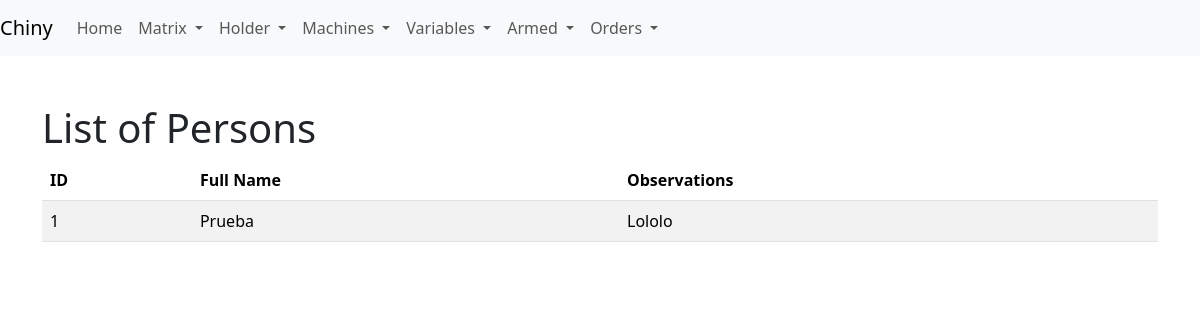
Before: /list_persons with the older database file.
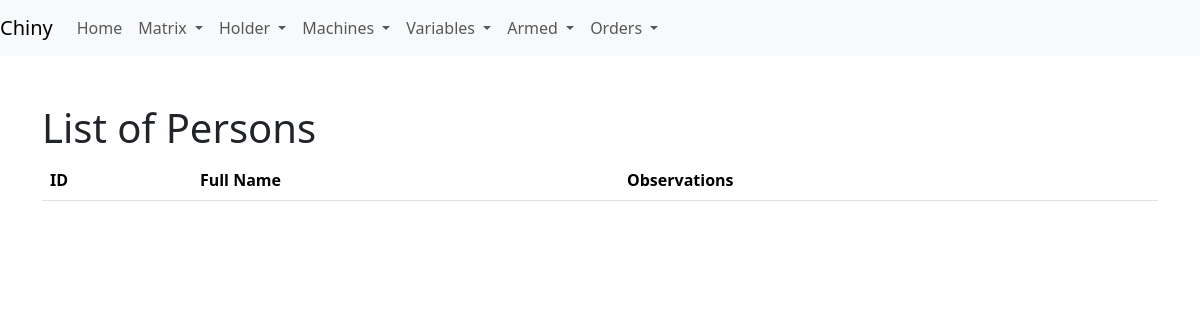
After: the same page with the newer database file.
### app/models.py (models this page shows)
class Person(db.Model):
    __tablename__ = 'person'
    id = db.Column(db.Integer, primary_key=True)
    fullname = db.Column(db.String(120), nullable=False)
    observ = db.Column(db.String(250))

### app/routes.py (the view)
@app.route('/list_persons')
def list_persons():
    persons = Person.query.all()
    return render_template('list_persons.html', persons=persons)

### app/templates/list_persons.html (shortened to what this page needs)
<!DOCTYPE html>
<html lang="en">
<head>
    <link rel="stylesheet" href="{{ url_for('static', filename='css/bootstrap.min.css') }}">
</head>
<body>
    {% include 'navbar.html' %}
    <div class="container mt-5">
        <h1>List of Persons</h1>
        <table class="table table-striped">
            <thead>
                <tr>
                    <th>ID</th>
                    <th>Full Name</th>
                    <th>Observations</th>
                </tr>
            </thead>
            <tbody>
                {% for person in persons %}
                <tr>
                    <td>{{ person.id }}</td>
                    <td>{{ person.fullname }}</td>
                    <td>{{ person.observ }}</td>
                </tr>
                {% endfor %}
            </tbody>
        </table>
    </div>
</body>
</html>

### app/templates/navbar.html (shortened to what this page needs)
<nav class="navbar navbar-expand-lg navbar-light bg-light">
    <a class="navbar-brand" href="#">Chiny</a>
    <div class="collapse navbar-collapse" id="navbarNav">
        <ul class="navbar-nav">
            <li class="nav-item">
                <a class="nav-link" href="{{ url_for('index') }}">Home</a>
            </li>
            <li class="nav-item dropdown">
                <a class="nav-link dropdown-toggle" href="#" id="navbarMatrixDropdown" role="button" data-bs-toggle="dropdown" aria-expanded="false">
                    Matrix
                </a>
            </li>
            <li class="nav-item dropdown">
                <a class="nav-link dropdown-toggle" href="#" id="navbarHolderDropdown" role="button" data-bs-toggle="dropdown" aria-expanded="false">
                    Holder
                </a>
            </li>
	    <li class="nav-item dropdown">
		<a class="nav-link dropdown-toggle" href="#" id="navbarMachineDropdown" role="button" data-bs-toggle="dropdown" aria-expanded="false">
        		Machines
   		 </a>
	   </li>
            <li class="nav-item dropdown">
                <a class="nav-link dropdown-toggle" href="#" id="navbarVariablesDropdown" role="button" data-bs-toggle="dropdown" aria-expanded="false">
                    Variables
                </a>
            </li>
	    <li class="nav-item dropdown">
		    <a class="nav-link dropdown-toggle" href="#" id="navbarArmedDropdown" role="button" data-bs-toggle="dropdown" aria-expanded="false">
			    Armed
		    </a>
	    </li>
	    <li class="nav-item dropdown">
		<a class="nav-link dropdown-toggle" href="#" id="navbarOrderDropdown" role="button" data-bs-toggle="dropdown" aria-expanded="false">
        		Orders
   		</a>
	     </li>
        </ul>
    </div>
</nav>

Changed rows visible on the page:
removed Person: id "1", fullname "Prueba", observ "Lololo"
